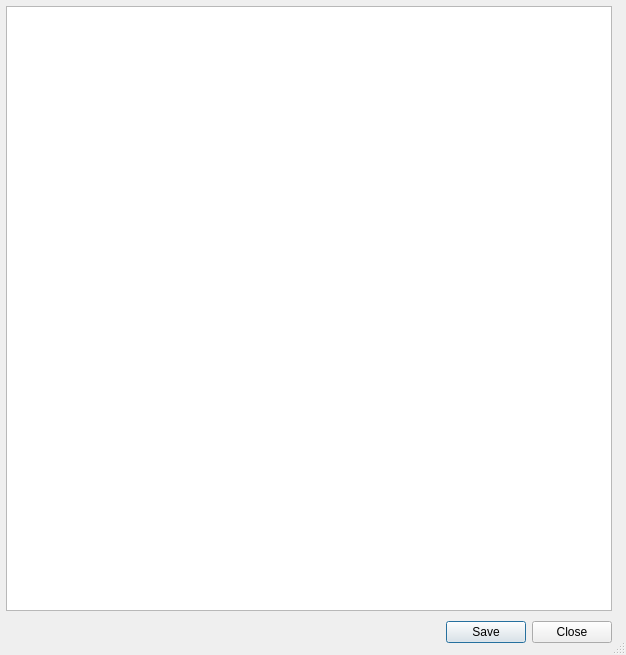
<?xml version="1.0" encoding="UTF-8"?>
<ui version="4.0">
 <class>Dialog</class>
 <widget class="QDialog" name="Dialog">
  <property name="windowModality">
   <enum>Qt::WindowModal</enum>
  </property>
  <property name="geometry">
   <rect>
    <x>0</x>
    <y>0</y>
    <width>626</width>
    <height>655</height>
   </rect>
  </property>
  <property name="sizePolicy">
   <sizepolicy hsizetype="Expanding" vsizetype="Expanding">
    <horstretch>0</horstretch>
    <verstretch>0</verstretch>
   </sizepolicy>
  </property>
  <property name="minimumSize">
   <size>
    <width>600</width>
    <height>650</height>
   </size>
  </property>
  <property name="maximumSize">
   <size>
    <width>626</width>
    <height>16777215</height>
   </size>
  </property>
  <property name="windowTitle">
   <string>Dialog</string>
  </property>
  <property name="autoFillBackground">
   <bool>true</bool>
  </property>
  <property name="sizeGripEnabled">
   <bool>true</bool>
  </property>
  <property name="modal">
   <bool>true</bool>
  </property>
  <layout class="QFormLayout" name="formLayout">
   <property name="sizeConstraint">
    <enum>QLayout::SetDefaultConstraint</enum>
   </property>
   <property name="leftMargin">
    <number>6</number>
   </property>
   <property name="topMargin">
    <number>6</number>
   </property>
   <property name="rightMargin">
    <number>6</number>
   </property>
   <property name="bottomMargin">
    <number>12</number>
   </property>
   <item row="0" column="0">
    <layout class="QVBoxLayout" name="verticalLayout">
     <property name="spacing">
      <number>10</number>
     </property>
     <property name="sizeConstraint">
      <enum>QLayout::SetFixedSize</enum>
     </property>
     <item>
      <widget class="QScrollArea" name="scrollArea">
       <property name="minimumSize">
        <size>
         <width>606</width>
         <height>600</height>
        </size>
       </property>
       <property name="maximumSize">
        <size>
         <width>606</width>
         <height>16777215</height>
        </size>
       </property>
       <property name="frameShape">
        <enum>QFrame::StyledPanel</enum>
       </property>
       <property name="frameShadow">
        <enum>QFrame::Raised</enum>
       </property>
       <property name="widgetResizable">
        <bool>true</bool>
       </property>
       <widget class="QWidget" name="scrollAreaWidgetContents">
        <property name="geometry">
         <rect>
          <x>0</x>
          <y>0</y>
          <width>604</width>
          <height>598</height>
         </rect>
        </property>
        <property name="sizePolicy">
         <sizepolicy hsizetype="Expanding" vsizetype="Expanding">
          <horstretch>0</horstretch>
          <verstretch>0</verstretch>
         </sizepolicy>
        </property>
        <property name="styleSheet">
         <string notr="true">background-color: rgb(255, 255, 255);</string>
        </property>
        <widget class="QWidget" name="verticalLayoutWidget">
         <property name="geometry">
          <rect>
           <x>10</x>
           <y>20</y>
           <width>581</width>
           <height>571</height>
          </rect>
         </property>
         <layout class="QVBoxLayout" name="verticalitemsmetadata"/>
        </widget>
       </widget>
      </widget>
     </item>
     <item>
      <widget class="QDialogButtonBox" name="buttonBox">
       <property name="sizePolicy">
        <sizepolicy hsizetype="Expanding" vsizetype="Maximum">
         <horstretch>10</horstretch>
         <verstretch>10</verstretch>
        </sizepolicy>
       </property>
       <property name="minimumSize">
        <size>
         <width>606</width>
         <height>0</height>
        </size>
       </property>
       <property name="maximumSize">
        <size>
         <width>606</width>
         <height>16777215</height>
        </size>
       </property>
       <property name="orientation">
        <enum>Qt::Horizontal</enum>
       </property>
       <property name="standardButtons">
        <set>QDialogButtonBox::Close|QDialogButtonBox::Save</set>
       </property>
       <property name="centerButtons">
        <bool>false</bool>
       </property>
      </widget>
     </item>
    </layout>
   </item>
  </layout>
 </widget>
 <resources/>
 <connections/>
</ui>
